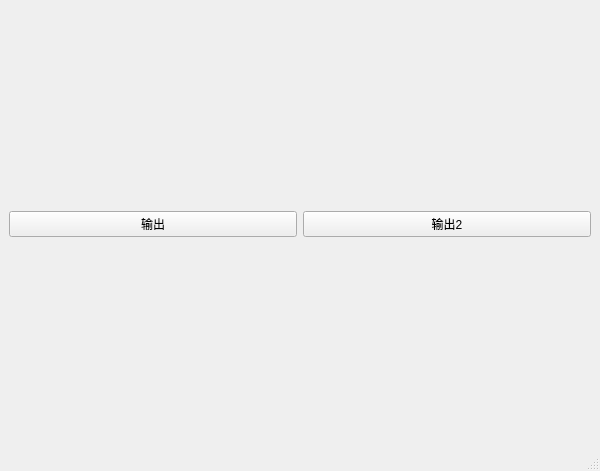
<?xml version="1.0" encoding="UTF-8"?>
<ui version="4.0">
 <class>MainWindow</class>
 <widget class="QMainWindow" name="MainWindow">
  <property name="geometry">
   <rect>
    <x>0</x>
    <y>0</y>
    <width>600</width>
    <height>471</height>
   </rect>
  </property>
  <property name="windowTitle">
   <string>MainWindow</string>
  </property>
  <widget class="QWidget" name="centralwidget">
   <layout class="QHBoxLayout" name="horizontalLayout">
    <item>
     <widget class="QPushButton" name="outputBtn">
      <property name="text">
       <string>输出</string>
      </property>
     </widget>
    </item>
    <item>
     <widget class="QPushButton" name="outputBtn2">
      <property name="text">
       <string>输出2</string>
      </property>
     </widget>
    </item>
   </layout>
  </widget>
  <widget class="QMenuBar" name="menubar">
   <property name="geometry">
    <rect>
     <x>0</x>
     <y>0</y>
     <width>600</width>
     <height>33</height>
    </rect>
   </property>
  </widget>
  <widget class="QStatusBar" name="statusbar"/>
 </widget>
 <resources/>
 <connections/>
</ui>
